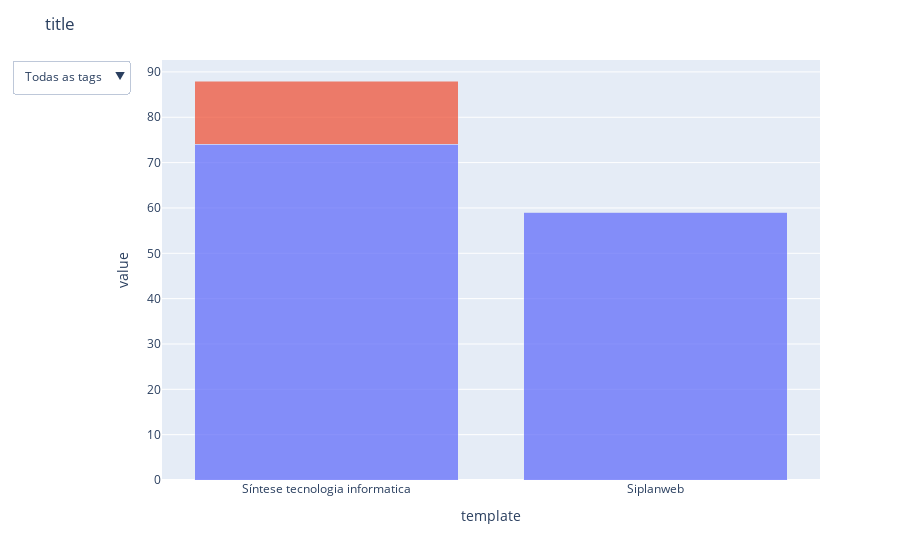

Here is the notebook cell this chart was saved with:
### Code cell
fig =  px.bar(df, x="template", y=["closed", "open"])

fig.update_layout(barmode='stack')

tag_list = pd.unique(df['tag']).tolist() 
buttons = []
    
buttons.append(dict(method = "restyle",
                args = [{'y': [df['closed'], df['open']], 'x': [df['template']]}],
                label = "Todas as tags"))
    
for tag in tag_list:
    aux = df.loc[df['tag'] == tag]
    
    buttons.append(dict(method = "restyle",
                args = [{'y': [aux['closed'], aux['open']], 'x':[aux['template']]},],
                label = tag))
    
fig.update_layout(autosize=True, title='title',
                  updatemenus=[dict(active=0,
                                    buttons=buttons)
                              ]) 

fig.update_traces(opacity=0.75, showlegend=False)

### Figure 1 — Plotly figure (JSON) as saved in the notebook; plotly's stock layout.template omitted (floating-point values rounded to 4 significant figures)
{"data": [{"alignmentgroup": "True", "hovertemplate": "variable=closed<br>template=%{x}<br>value=%{y}<extra></extra>", "legendgroup": "closed", "marker": {"color": "#636efa", "pattern": {"shape": ""}}, "name": "closed", "offsetgroup": "closed", "opacity": 0.75, "orientation": "v", "showlegend": false, "textposition": "auto", "type": "bar", "x": ["Síntese tecnologia informatica", "Siplanweb"], "xaxis": "x", "y": [74, 59], "yaxis": "y"}, {"alignmentgroup": "True", "hovertemplate": "variable=open<br>template=%{x}<br>value=%{y}<extra></extra>", "legendgroup": "open", "marker": {"color": "#EF553B", "pattern": {"shape": ""}}, "name": "open", "offsetgroup": "open", "opacity": 0.75, "orientation": "v", "showlegend": false, "textposition": "auto", "type": "bar", "x": ["Síntese tecnologia informatica", "Siplanweb"], "xaxis": "x", "y": [14, 0], "yaxis": "y"}], "layout": {"autosize": true, "barmode": "stack", "legend": {"title": {"text": "variable"}, "tracegroupgap": 0}, "margin": {"t": 60}, "title": {"text": "title"}, "updatemenus": [{"active": 0, "buttons": [{"args": [{"x": [["Síntese tecnologia informatica", "Siplanweb"]], "y": [[74, 59], [14, 0]]}], "label": "Todas as tags", "method": "restyle"}, {"args": [{"x": [["Síntese tecnologia informatica", "Siplanweb"]], "y": [[74, 59], [14, 0]]}], "label": "Licitação", "method": "restyle"}]}], "xaxis": {"anchor": "y", "domain": [0, 1], "title": {"text": "template"}}, "yaxis": {"anchor": "x", "domain": [0, 1], "title": {"text": "value"}}}}
